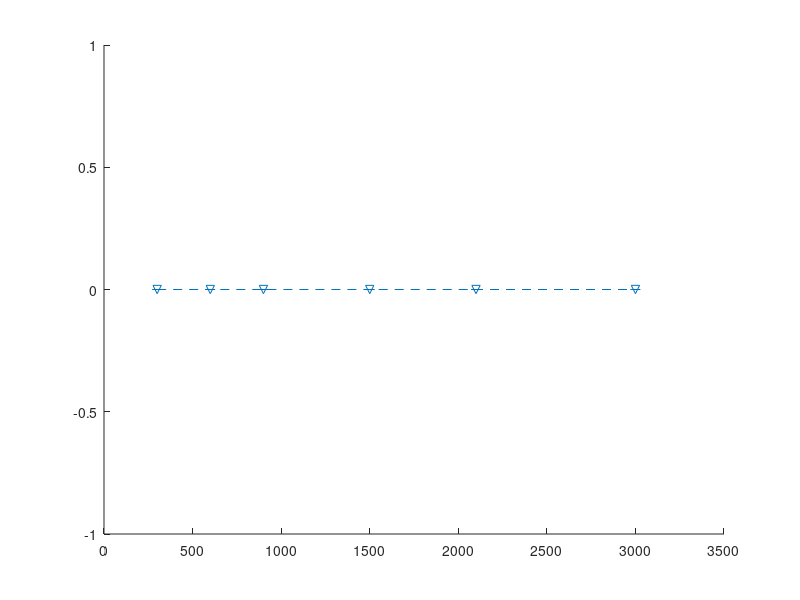

Here is the MATLAB script that generated this plot: (Note: this script raises an error after producing the figure.)
%% Summarize the results for the 32D Gaussian model.

ndata = [300 600 900 1500 2100 3000];
nrep = 10;
%% Results for GP
GPTrainTime = zeros(nrep,length(ndata));
GPAcprat = zeros(nrep,length(ndata));
GPMeanESSperSec = zeros(nrep,length(ndata));

for i = 1:length(ndata)
    Files = dir(['Results/GP_' num2str(ndata(i)) 'n*.mat']);
    for j = 1:length(Files)
        data = open(['Results/' Files(j).name]);
        GPTrainTime(j,i) = data.TrainTime;
        GPAcprat(j,i) = data.acprat;
        GPMeanESSperSec(j,i) = mean(CalculateESS(data.thetasaved,length(data.thetasaved)-1))/data.Time;
    end
end
GPMeanESSperSec(isnan(GPMeanESSperSec)) = 0;

%% Results for Additive NN
AddNetTrainTime = zeros(nrep,length(ndata));
AddNetAcprat = zeros(nrep,length(ndata));
AddNetMeanESSperSec = zeros(nrep,length(ndata));

for i = 1:length(ndata)
    Files = dir(['Results/NN_' num2str(ndata(i)) 'n*.mat']);
    for j = 1:length(Files)
        data = open(['Results/' Files(j).name]);
        AddNetTrainTime(j,i) = data.TrainTime;
        AddNetAcprat(j,i) = data.acprat;
        AddNetMeanESSperSec(j,i) = mean(CalculateESS(data.thetasaved,length(data.thetasaved)-1))/data.Time;
    end
end


%% Results for FITC
FITCTrainTime = zeros(nrep,length(ndata));
FITCAcprat = zeros(nrep,length(ndata));
FITCMeanESSperSec = zeros(nrep,length(ndata));

for i = 1:length(ndata)
    Files = dir(['Results/FITC_' num2str(ndata(i)) 'n*.mat']);
    for j = 1:length(Files)
        data = open(['Results/' Files(j).name]);
        FITCTrainTime(j,i) = data.TrainTime;
        FITCAcprat(j,i) = data.acprat;
        FITCMeanESSperSec(j,i) = mean(CalculateESS(data.thetasaved,length(data.thetasaved)-1))/data.Time;
    end
end

FITCMeanESSperSec(isnan(FITCMeanESSperSec)) = 0;

%% Results for RBF NN
RBFNetTrainTime = zeros(nrep,length(ndata));
RBFNetAcprat = zeros(nrep,length(ndata));
RBFNetMeanESSperSec = zeros(nrep,length(ndata));

for i = 1:length(ndata)
    Files = dir(['Results/RBF_' num2str(ndata(i)) 'n*.mat']);
    for j = 1:length(Files)
        data = open(['Results/' Files(j).name]);
        RBFNetTrainTime(j,i) = data.TrainTime;
        RBFNetAcprat(j,i) = data.acprat;
        RBFNetMeanESSperSec(j,i) = mean(CalculateESS(data.thetasaved,length(data.thetasaved)-1))/data.Time;
    end
end

%% Plots
% TrainTime
figure;
GPResults = quantile(GPTrainTime,[0.10 0.5 0.90]);
LeGP = errorbar(ndata,GPResults(2,:),GPResults(2,:)-GPResults(1,:), GPResults(3,:)-GPResults(2,:),'v--','linewidth',1,'markersize',4);
set(LeGP,'markerfacecolor',get(LeGP,'color'));
hold on;
AddNetResults = quantile(AddNetTrainTime,[0.10 0.5 0.90]);
LeAddNet = errorbar(ndata,AddNetResults(2,:),AddNetResults(2,:)-AddNetResults(1,:), AddNetResults(3,:)-AddNetResults(2,:),'s--','linewidth',1,'markersize',4.5);
set(LeAddNet,'markerfacecolor',get(LeAddNet,'color'));
FITCResults = quantile(FITCTrainTime,[0.10 0.5 0.90]);
LeFITC = errorbar(ndata,FITCResults(2,:),FITCResults(2,:)-FITCResults(1,:), FITCResults(3,:)-FITCResults(2,:),'o--','linewidth',1,'markersize',4);
set(LeFITC,'markerfacecolor',get(LeFITC,'color'));
RBFNetResults = quantile(RBFNetTrainTime,[0.10 0.5 0.90]);
LeRBFNet = errorbar(ndata,RBFNetResults(2,:),RBFNetResults(2,:)-RBFNetResults(1,:), RBFNetResults(3,:)-RBFNetResults(2,:),'d--','linewidth',1,'markersize',4);
set(LeRBFNet,'markerfacecolor',get(LeRBFNet,'color'));

legend([LeGP LeAddNet LeFITC LeRBFNet],'Full GP','Additive RB','FITC','RBF RB');
xlabel('Number of observations');
ylabel('Training time in seconds');
xlim([0,3000]);


% Acceptance rate
figure;
GPResults = quantile(GPAcprat,[0.10 0.5 0.90]);
LeGP = errorbar(ndata,GPResults(2,:),GPResults(2,:)-GPResults(1,:), GPResults(3,:)-GPResults(2,:),'v--','linewidth',1,'markersize',4);
set(LeGP,'markerfacecolor',get(LeGP,'color'));
hold on;
AddNetResults = quantile(AddNetAcprat,[0.10 0.5 0.90]);
LeAddNet = errorbar(ndata,AddNetResults(2,:),AddNetResults(2,:)-AddNetResults(1,:), AddNetResults(3,:)-AddNetResults(2,:),'s--','linewidth',1,'markersize',4.5);
set(LeAddNet,'markerfacecolor',get(LeAddNet,'color'));
FITCResults = quantile(FITCAcprat,[0.10 0.5 0.90]);
LeFITC = errorbar(ndata,FITCResults(2,:),FITCResults(2,:)-FITCResults(1,:), FITCResults(3,:)-FITCResults(2,:),'o--','linewidth',1,'markersize',4);
set(LeFITC,'markerfacecolor',get(LeFITC,'color'));
RBFNetResults = quantile(RBFNetAcprat,[0.10 0.5 0.90]);
LeRBFNet = errorbar(ndata,RBFNetResults(2,:),RBFNetResults(2,:)-RBFNetResults(1,:), RBFNetResults(3,:)-RBFNetResults(2,:),'d--','linewidth',1,'markersize',4);
set(LeRBFNet,'markerfacecolor',get(LeRBFNet,'color'));

legend([LeGP LeAddNet LeFITC LeRBFNet],'Full GP','Additive NN','FITC','RBF NN');
xlabel('Number of observations');
ylabel('Acceptance probability');
xlim([0,3000]);


% Mean ESS per second
figure;
GPResults = quantile(GPMeanESSperSec,[0.10 0.5 0.90]);
LeGP = errorbar(ndata,GPResults(2,:),GPResults(2,:)-GPResults(1,:), GPResults(3,:)-GPResults(2,:),'v--','linewidth',1,'markersize',4);
set(LeGP,'markerfacecolor',get(LeGP,'color'));
hold on;
AddNetResults = quantile(AddNetMeanESSperSec,[0.10 0.5 0.90]);
LeAddNet = errorbar(ndata,AddNetResults(2,:),AddNetResults(2,:)-AddNetResults(1,:), AddNetResults(3,:)-AddNetResults(2,:),'s--','linewidth',1,'markersize',4.5);
set(LeAddNet,'markerfacecolor',get(LeAddNet,'color'));
FITCResults = quantile(FITCMeanESSperSec,[0.10 0.5 0.90]);
LeFITC = errorbar(ndata,FITCResults(2,:),FITCResults(2,:)-FITCResults(1,:), FITCResults(3,:)-FITCResults(2,:),'o--','linewidth',1,'markersize',4);
set(LeFITC,'markerfacecolor',get(LeFITC,'color'));
RBFNetResults = quantile(RBFNetMeanESSperSec,[0.10 0.5 0.90]);
LeRBFNet = errorbar(ndata,RBFNetResults(2,:),RBFNetResults(2,:)-RBFNetResults(1,:), RBFNetResults(3,:)-RBFNetResults(2,:),'d--','linewidth',1,'markersize',4);
set(LeRBFNet,'markerfacecolor',get(LeRBFNet,'color'));

legend([LeGP LeAddNet LeFITC LeRBFNet],'Full GP','Additive NN','FITC','RBF NN');
xlabel('Number of observations');
ylabel('Mean ESS per second');
xlim([0,3000]);

